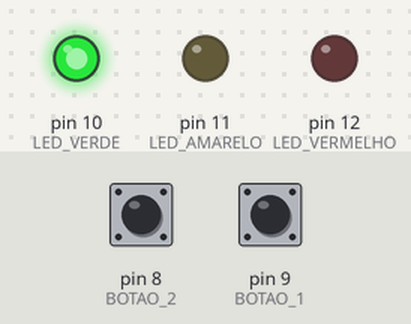
Bench run of a sketch on a simulated Arduino Uno, built with avr-gcc and run on an emulated ATmega328P. Parts: output pins drawn as LEDs (lit = HIGH). The inputs (shaded band) are chosen by the test bench; at power-on: pin 8 (BOTAO_2) LOW, pin 9 (BOTAO_1) LOW.

Above: at 2.0 s.
At 5.0 s:
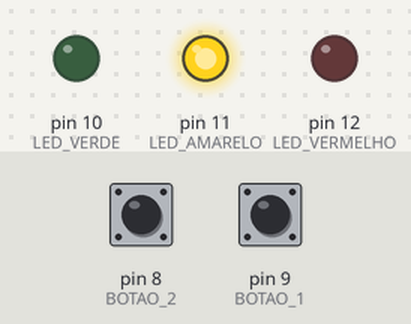
At 9.0 s:
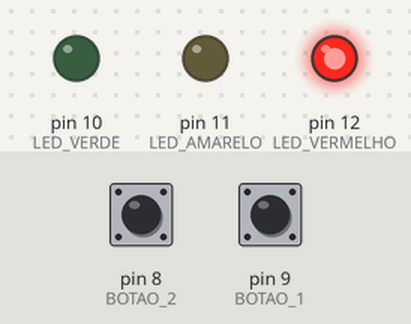
Timing chart, 0 to 15.6 s (numbered marks = the images above):
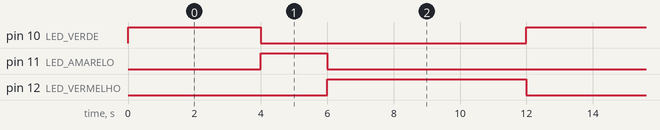

Measured:
- by itself, pin 10 (LED_VERDE): alternates HIGH for 4.0 s and LOW for 8.0 s
- by itself, pin 11 (LED_AMARELO): alternates HIGH for 2.0 s and LOW for 10.0 s
- by itself, pin 12 (LED_VERMELHO): alternates HIGH for 6.0 s and LOW for 6.0 s

The sketch:

prog05.ino
```cpp
const int LED_VERDE=10;
const int LED_AMARELO=11;
const int LED_VERMELHO=12;
const int BOTAO_1=9;
const int BOTAO_2=8;

int estado_semaforo;

void setup()
{
  pinMode(LED_VERMELHO, OUTPUT);
  pinMode(LED_AMARELO, OUTPUT);
  pinMode(LED_VERDE, OUTPUT);
  pinMode(BOTAO_1, INPUT);
  pinMode(BOTAO_2, INPUT);
  estado_semaforo=0;
}

void loop()
{
  if (estado_semaforo == 0){
  digitalWrite(LED_VERDE, HIGH);
  digitalWrite(LED_AMARELO, LOW);
  digitalWrite(LED_VERMELHO, LOW);
  } else if (estado_semaforo == 1){
  digitalWrite(LED_VERDE, LOW);
  digitalWrite(LED_AMARELO, HIGH);
  digitalWrite(LED_VERMELHO, LOW);
  } else if (estado_semaforo == 2){
  digitalWrite(LED_VERDE, LOW);
  digitalWrite(LED_AMARELO, LOW);
  digitalWrite(LED_VERMELHO, HIGH);
  } else if (estado_semaforo == 3){
  digitalWrite(LED_VERDE, LOW);
  digitalWrite(LED_AMARELO, HIGH);
  digitalWrite(LED_VERMELHO, LOW);
  } else if (estado_semaforo == 4){
  digitalWrite(LED_VERDE, LOW);
  digitalWrite(LED_AMARELO, LOW);
  digitalWrite(LED_VERMELHO, LOW);
  }

  if(estado_semaforo == 0){
    delay(4000);
    estado_semaforo = 1;
  } else if(estado_semaforo == 1){
    delay(2000);
    estado_semaforo = 2;
  } else if(estado_semaforo == 2){
    delay(6000);
    estado_semaforo = 0;
  } else if(estado_semaforo == 3){
    delay(2000);
    estado_semaforo = 4;
  } else if(estado_semaforo == 4){
    delay(2000);
    estado_semaforo = 3;
  }

  if(digitalRead(BOTAO_1) == HIGH){
    estado_semaforo = 3;
  } else if(digitalRead(BOTAO_2) == HIGH){
    estado_semaforo = 2;
  }

}
```
